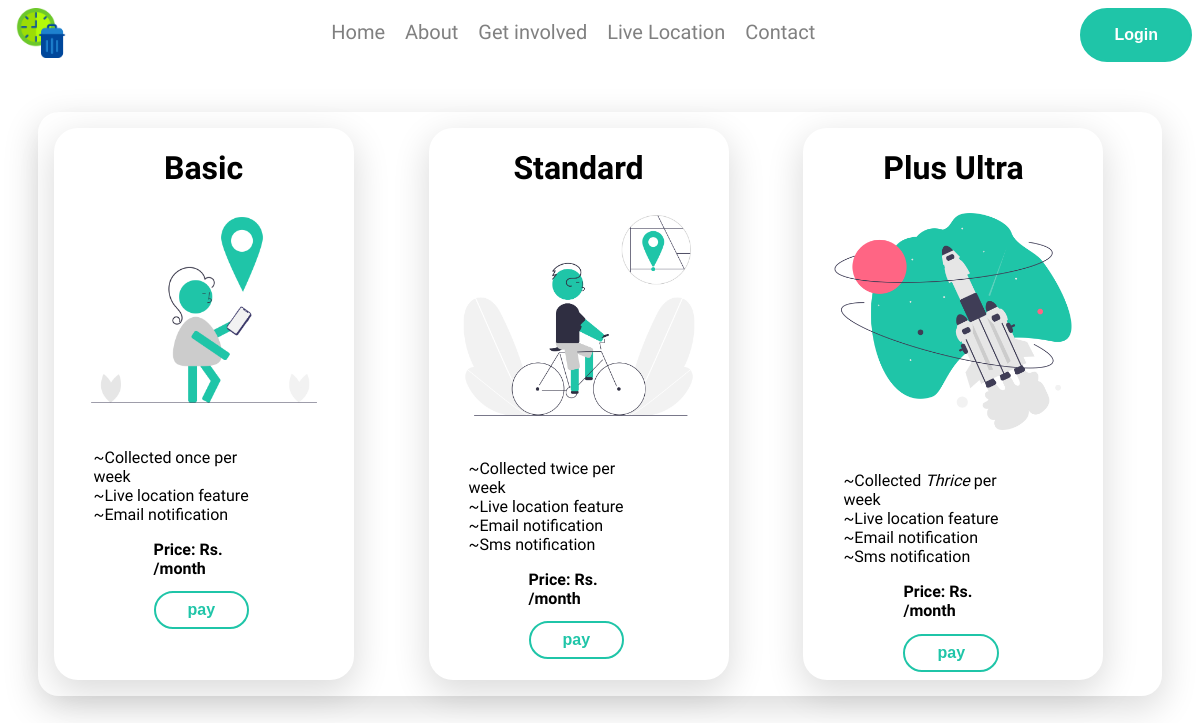
The page /about.php on the database as committed earlier.
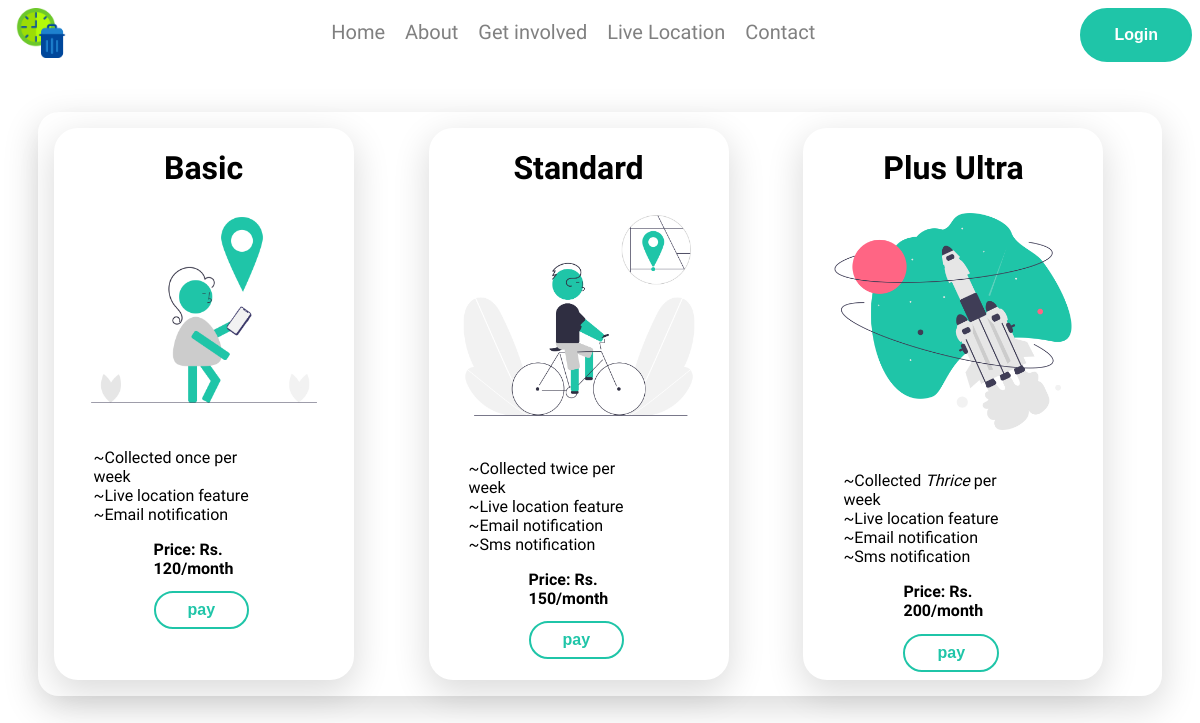
The same page on the database as committed later.
### tables this page shows
CREATE TABLE `products` (
  `id` int NOT NULL,
  `title` varchar(100) NOT NULL,
  `amount` float NOT NULL
);

### about.php (the view, shortened to what this page needs)
<!DOCTYPE html>
<html>
<head>
      <link rel="stylesheet" href=".\css\style.css">
      <link rel="stylesheet" href=".\css\responsive.css">
      <link rel="stylesheet" href=".\css\animate.css">
</head>
<body>
      <?php include './frontend/menu.php';
      session_name(); ?>
    <div class="paymentbody">
        <div class="payment_element1">
            <div class="ptitle">
                <h1 class="question">Basic</h1>
            </div>
            <div class="pbody">
                <img src="images/good.png" alt="good image" width="300px" >
                <ul>
                    <li>~Collected once per week</li>
                    <li>~Live location feature</li>
                    <li>~Email notification</li>
                </ul>
                <div class="price_body1">
                    <?php include 'database.php';
                        $sql = "SELECT * FROM products WHERE id = 1";
                        $result = mysqli_query($con, $sql);
                    ?>
                    <?php $product = mysqli_fetch_assoc($result);  ?>
                    <h2>Price: Rs. <?php echo $product['amount']; ?>/month</h2>
                    <a href="registerpage.php"><button class="payment_button">Pay</button></a>
                </div>
            </div>
        </div>
        <div class="payment_element1">
            <div class="ptitle">
                    <h1 class="question" >Standard</h1>
                </div>
                <div class="pbody">
                    <img src="images/better.png" alt="better image" width="300px">
                    <ul>
                        <li>~Collected twice per week</li>
                        <li>~Live location feature</li>
                        <li>~Email notification</li>
                        <li>~Sms notification</li>
                    </ul>
                    <div class="price_body1">
                        <?php include 'database.php';
                            $sql = "SELECT * FROM products WHERE id = 2";
                            $result = mysqli_query($con, $sql);
                        ?>
                        <?php $product = mysqli_fetch_assoc($result);  ?>
                        <h2>Price: Rs. <?php echo $product['amount']; ?>/month</h2>
                        <a href="registerpage.php"><button class="payment_button">Pay</button></a>
                    </div>
                </div>
            </div>
        <div class="payment_element1">
            <div class="ptitle">
                    <h1 class="question" >Plus Ultra</h1>
                </div>
                <div class="pbody">
                    <img src="images/best.png" alt="best image" width="300px">
                    <ul>
                        <li>~Collected <em>Thrice</em> per week</li>
                        <li>~Live location feature</li>
                        <li>~Email notification</li>
                        <li>~Sms notification</li>
                    </ul>
                    <div class="price_body1">
                        <?php include 'database.php';
                            $sql = "SELECT * FROM products WHERE id = 3";
                            $result = mysqli_query($con, $sql);
                        ?>
                        <?php $product = mysqli_fetch_assoc($result);  ?>
                        <h2>Price: Rs. <?php echo $product['amount']; ?>/month</h2>
                        <a href="registerpage.php"><button class="payment_button">Pay</button></a>
                    </div>
                </div>
        </div>
    </div>
</body>
</html>

### frontend/menu.php (shortened to what this page needs)
<div class="main_header">
  <header>
    <nav class="header">
      <a href ="#">
        <img src = "images/logo.png" class="header_logo" alt = "Main_icon" >
      </a>
       <div class="header_links hide-for-mobile">
        <a href="index.php">Home</a>
        <a href="about.php">About</a>
        <a href="registerpage.php">Get involved</a>
        <a href="map.php">Live Location</a>
        <a href="contact.php">Contact</a>
        </div>
        <button type="button" class="login_button hide-for-mobile"><a href="index1.php">Login</a> </button>
    </nav>
  </header>
</div>

### css/style.css (style rules this page uses)
:root { --blue: #00aeef; --white: #ffffff; --purple: #9932CC; --red: #9CEBB3; --black: #080808; --gray: #808080; --primary: #1FC5A8; --lightgray: lightgray; }
* { font-size: 100%; box-sizing: border-box; text-decoration: none; list-style-type: none; }
a { text-decoration: none; color: var(--white); }
body { border: 0; padding: 0; font-family: 'Public Sans', sans-serif; }
body h1 { font-size: 2rem; }
.main_header { position: fixed; top: 0; width: 100%; background-color: var(--white); padding: 0.5rem; }
.header { display: flex; justify-content: space-between; justify-items: center; position: relative; z-index: 1; margin-right: 0.5rem; }
.header .header_logo { width: 50px; }
.header .header_links { padding-top: 0.75rem; }
.header .header_links a { padding-left: 0.5rem; padding-right: 0.5rem; color: var(--gray); font-size: 1.25rem; justify-content: center; align-items: center; }
.question { display: inline-block; margin-bottom: 2px; }
.question::after { display: block; content: ''; border-bottom: solid 3px var(--primary); transform: scaleX(0); transition: transform 250ms ease-in-out; }
.login_button { border: 2px solid var(--primary); border-radius: 2rem; color: var(--white); background-color: var(--primary); font-weight: 600; font-size: 1rem; padding-left: 2rem; padding-right: 2rem; padding-top: 0.5rem; padding-bottom: 0.5rem; cursor: pointer; }
.payment_button { border: 2px solid var(--primary); border-radius: 2rem; color: var(--primary); background-color: var(--white); font-weight: 600; text-transform: lowercase; font-size: 1rem; padding-left: 2rem; padding-right: 2rem; padding-top: 0.5rem; padding-bottom: 0.5rem; cursor: pointer; }
.paymentbody { display: flex; background-color: #FFFFFF; width: calc(100% - 25%); margin: 7em auto; border-radius: 1.3em; box-shadow: 0px 11px 35px 2px rgba(0, 0, 0, 0.14); justify-content: space-around; }
.payment_element1 { margin: 1rem; border-radius: 1.5em; box-shadow: 0px 11px 35px 2px rgba(0, 0, 0, 0.14); width: 300px; }
.ptitle { text-align: center; }
.price_body1 { margin-left: 50%; margin-bottom: 0.5rem; }
.pbody { width: 200px; }

### css/responsive.css (style rules this page uses)
@media only screen and (max-width:1200px) { .paymentbody, .paymentbody_user { width: 95%; display: grid; grid-template-columns: repeat(3,1fr); } }

Rows that differ between the two databases and show on the page:
added products: amount "120"
added products: amount "150"
added products: amount "200"
